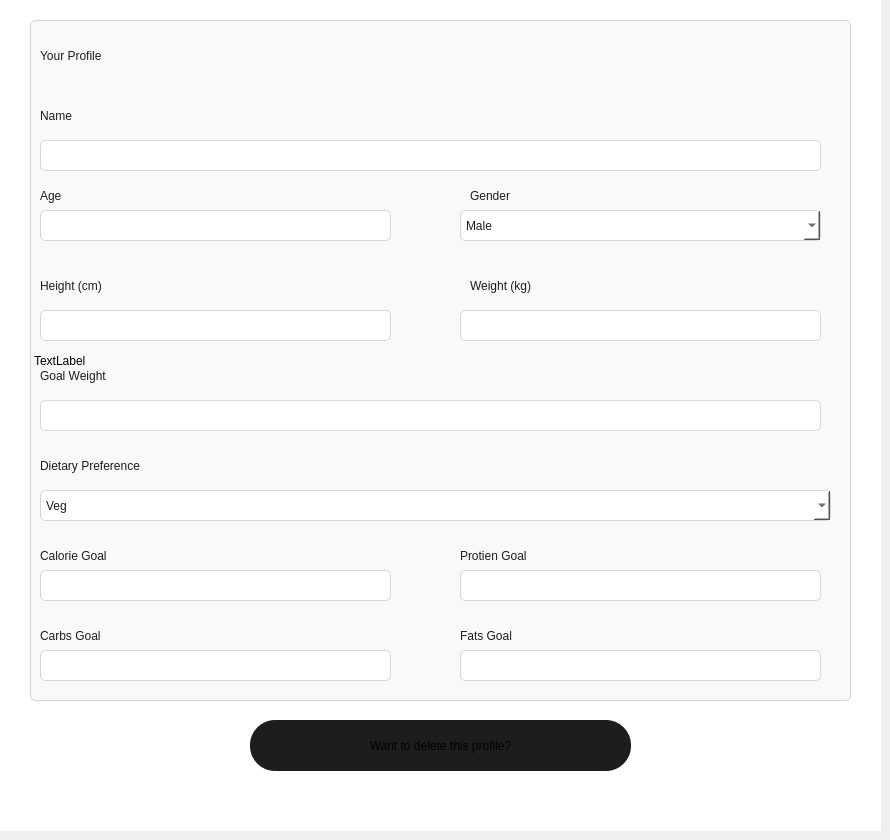
    <widget class="QWidget" name="tab_5">
     <attribute name="title">
      <string>Page</string>
     </attribute>
     <widget class="QWidget" name="widget_3" native="true">
      <property name="geometry">
       <rect>
        <x>0</x>
        <y>0</y>
        <width>881</width>
        <height>831</height>
       </rect>
      </property>
      <property name="styleSheet">
       <string notr="true">QWidget{
background-color:white
}</string>
      </property>
      <widget class="QLabel" name="label_4">
       <property name="geometry">
        <rect>
         <x>30</x>
         <y>20</y>
         <width>821</width>
         <height>681</height>
        </rect>
       </property>
       <property name="styleSheet">
        <string notr="true">QLabel{
	border: 1px solid #D4D4D4;
	border-radius:5px;
	background-color: #F9F9F9
}</string>
       </property>
       <property name="text">
        <string>TextLabel</string>
       </property>
      </widget>
      <widget class="QLabel" name="heading">
       <property name="geometry">
        <rect>
         <x>40</x>
         <y>40</y>
         <width>231</width>
         <height>31</height>
        </rect>
       </property>
       <property name="styleSheet">
        <string notr="true">QLabel{
	background-color:transparent;
	font: 200 22pt &quot;Epilogue&quot;;
	color: #1D1D1D

}
</string>
       </property>
       <property name="text">
        <string>Your Profile</string>
       </property>
      </widget>
      <widget class="QLabel" name="name">
       <property name="geometry">
        <rect>
         <x>40</x>
         <y>100</y>
         <width>51</width>
         <height>31</height>
        </rect>
       </property>
       <property name="styleSheet">
        <string notr="true">QLabel{
	background-color:transparent;
	font: 200 15pt &quot;Epilogue&quot;;
	color: #1D1D1D

}
</string>
       </property>
       <property name="text">
        <string>Name</string>
       </property>
      </widget>
      <widget class="QLabel" name="age">
       <property name="geometry">
        <rect>
         <x>40</x>
         <y>180</y>
         <width>41</width>
         <height>31</height>
        </rect>
       </property>
       <property name="styleSheet">
        <string notr="true">QLabel{
	background-color:transparent;
	font: 200 15pt &quot;Epilogue&quot;;
	color: #1D1D1D

}
</string>
       </property>
       <property name="text">
        <string>Age</string>
       </property>
      </widget>
      <widget class="QLabel" name="gender">
       <property name="geometry">
        <rect>
         <x>470</x>
         <y>180</y>
         <width>61</width>
         <height>31</height>
        </rect>
       </property>
       <property name="styleSheet">
        <string notr="true">QLabel{
	background-color:transparent;
	font: 200 15pt &quot;Epilogue&quot;;
	color: #1D1D1D

}
</string>
       </property>
       <property name="text">
        <string>Gender</string>
       </property>
      </widget>
      <widget class="QComboBox" name="line_gender">
       <property name="geometry">
        <rect>
         <x>460</x>
         <y>210</y>
         <width>361</width>
         <height>31</height>
        </rect>
       </property>
       <property name="styleSheet">
        <string notr="true">QComboBox{
background-color: white;
border-radius: 5px;
border: 1px solid #D7d7d7;
color: #1D1D1D;
font: 300 10px &quot;Epilogue&quot;;
padding-left:5px
}
QComboBox QAbstractItemView {
     background-color: white;
     border: 1px solid #D7D7D7;
     selection-background-color: #eee;
     selection-color: black;
     outline: none;
     border-radius: 0px;
	color: #1D1D1D;
	height: 30px;
	padding-left:5px;
	border: 1px solid #D7D7D7; 
    outline: none;
}
QComboBox QAbstractItemView :: viewport{
	border: none;
	background-color: transparent
}</string>
       </property>
       <item>
        <property name="text">
         <string>Male</string>
        </property>
       </item>
       <item>
        <property name="text">
         <string>Female</string>
        </property>
       </item>
       <item>
        <property name="text">
         <string>Bakchodi mat kar lode</string>
        </property>
       </item>
      </widget>
      <widget class="QLabel" name="height">
       <property name="geometry">
        <rect>
         <x>40</x>
         <y>270</y>
         <width>81</width>
         <height>31</height>
        </rect>
       </property>
       <property name="styleSheet">
        <string notr="true">QLabel{
	background-color:transparent;
	font: 200 15pt &quot;Epilogue&quot;;
	color: #1D1D1D

}
</string>
       </property>
       <property name="text">
        <string>Height (cm)</string>
       </property>
      </widget>
      <widget class="QLabel" name="weight">
       <property name="geometry">
        <rect>
         <x>470</x>
         <y>270</y>
         <width>81</width>
         <height>31</height>
        </rect>
       </property>
       <property name="styleSheet">
        <string notr="true">QLabel{
	background-color:transparent;
	font: 200 15pt &quot;Epilogue&quot;;
	color: #1D1D1D

}
</string>
       </property>
       <property name="text">
        <string>Weight (kg)</string>
       </property>
      </widget>
      <widget class="QLabel" name="goal_weight">
       <property name="geometry">
        <rect>
         <x>40</x>
         <y>360</y>
         <width>91</width>
         <height>31</height>
        </rect>
       </property>
       <property name="styleSheet">
        <string notr="true">QLabel{
	background-color:transparent;
	font: 200 15pt &quot;Epilogue&quot;;
	color: #1D1D1D

}
</string>
       </property>
       <property name="text">
        <string>Goal Weight</string>
       </property>
      </widget>
      <widget class="QLabel" name="diet_pref">
       <property name="geometry">
        <rect>
         <x>40</x>
         <y>450</y>
         <width>231</width>
         <height>31</height>
        </rect>
       </property>
       <property name="styleSheet">
        <string notr="true">QLabel{
	background-color:transparent;
	font: 200 15pt &quot;Epilogue&quot;;
	color: #1D1D1D

}
</string>
       </property>
       <property name="text">
        <string>Dietary Preference</string>
       </property>
      </widget>
      <widget class="QComboBox" name="line_diet">
       <property name="geometry">
        <rect>
         <x>40</x>
         <y>490</y>
         <width>791</width>
         <height>31</height>
        </rect>
       </property>
       <property name="styleSheet">
        <string notr="true">QComboBox{
background-color: white;
border-radius: 5px;
border: 1px solid #D7D7D7;
color: #1D1D1D;
font:300 10px &quot;Epilogue&quot;;
padding-left:5px
}
QComboBox QAbstractItemView {
     background-color: white;
     border: 1px solid #D7D7D7;
	outline: none;
     selection-background-color: #eee;
     selection-color: black;
     outline: none;
     border-radius: 0px; 
	color: #1D1D1D;
	height: 35px;
	padding-left:5px

}

QComboBox::down-arrow {
    width: 12px;
    height: 12px;
}
QComboBox QAbstractItemView :: viewport{
	border: none;
	background-color: transparent
}</string>
       </property>
       <item>
        <property name="text">
         <string>Veg</string>
        </property>
       </item>
       <item>
        <property name="text">
         <string>Non-Veg</string>
        </property>
       </item>
      </widget>
      <widget class="QLabel" name="name_lbl">
       <property name="geometry">
        <rect>
         <x>40</x>
         <y>140</y>
         <width>781</width>
         <height>31</height>
        </rect>
       </property>
       <property name="styleSheet">
        <string notr="true">QLabel{
background-color: white;
border-radius: 5px;
border: 1px solid #D7D7D7;
font: 200 15px &quot;Epilogue&quot;;
color: #1D1D1D
}</string>
       </property>
       <property name="text">
        <string/>
       </property>
      </widget>
      <widget class="QLabel" name="age_lbl">
       <property name="geometry">
        <rect>
         <x>40</x>
         <y>210</y>
         <width>351</width>
         <height>31</height>
        </rect>
       </property>
       <property name="styleSheet">
        <string notr="true">QLabel{
background-color: white;
border-radius: 5px;
border: 1px solid #D7D7D7;
font: 200 15px &quot;Epilogue&quot;;
color: #1D1D1D
}</string>
       </property>
       <property name="text">
        <string/>
       </property>
      </widget>
      <widget class="QLabel" name="height_lbl">
       <property name="geometry">
        <rect>
         <x>40</x>
         <y>310</y>
         <width>351</width>
         <height>31</height>
        </rect>
       </property>
       <property name="styleSheet">
        <string notr="true">QLabel{
background-color: white;
border-radius: 5px;
border: 1px solid #D7D7D7;
font: 200 15px &quot;Epilogue&quot;;
color: #1D1D1D
}</string>
       </property>
       <property name="text">
        <string/>
       </property>
      </widget>
      <widget class="QLabel" name="weight_lbl">
       <property name="geometry">
        <rect>
         <x>460</x>
         <y>310</y>
         <width>361</width>
         <height>31</height>
        </rect>
       </property>
       <property name="styleSheet">
        <string notr="true">QLabel{
background-color: white;
border-radius: 5px;
border: 1px solid #D7D7D7;
font: 200 15px &quot;Epilogue&quot;;
color: #1D1D1D
}</string>
       </property>
       <property name="text">
        <string/>
       </property>
      </widget>
      <widget class="QLabel" name="goal_lbl">
       <property name="geometry">
        <rect>
         <x>40</x>
         <y>400</y>
         <width>781</width>
         <height>31</height>
        </rect>
       </property>
       <property name="styleSheet">
        <string notr="true">QLabel{
background-color: white;
border-radius: 5px;
border: 1px solid #D7D7D7;
font: 200 15px &quot;Epilogue&quot;;
color: #1D1D1D
}</string>
       </property>
       <property name="text">
        <string/>
       </property>
      </widget>
      <widget class="QLabel" name="diet_pref_2">
       <property name="geometry">
        <rect>
         <x>40</x>
         <y>540</y>
         <width>231</width>
         <height>31</height>
        </rect>
       </property>
       <property name="styleSheet">
        <string notr="true">QLabel{
	background-color:transparent;
	font: 200 15pt &quot;Epilogue&quot;;
	color: #1D1D1D

}
</string>
       </property>
       <property name="text">
        <string>Calorie Goal</string>
       </property>
      </widget>
      <widget class="QLabel" name="diet_pref_3">
       <property name="geometry">
        <rect>
         <x>460</x>
         <y>540</y>
         <width>231</width>
         <height>31</height>
        </rect>
       </property>
       <property name="styleSheet">
        <string notr="true">QLabel{
	background-color:transparent;
	font: 200 15pt &quot;Epilogue&quot;;
	color: #1D1D1D

}
</string>
       </property>
       <property name="text">
        <string>Protien Goal</string>
       </property>
      </widget>
      <widget class="QLabel" name="diet_pref_4">
       <property name="geometry">
        <rect>
         <x>40</x>
         <y>620</y>
         <width>231</width>
         <height>31</height>
        </rect>
       </property>
       <property name="styleSheet">
        <string notr="true">QLabel{
	background-color:transparent;
	font: 200 15pt &quot;Epilogue&quot;;
	color: #1D1D1D

}
</string>
       </property>
       <property name="text">
        <string>Carbs Goal</string>
       </property>
      </widget>
      <widget class="QLabel" name="diet_pref_5">
       <property name="geometry">
        <rect>
         <x>460</x>
         <y>620</y>
         <width>231</width>
         <height>31</height>
        </rect>
       </property>
       <property name="styleSheet">
        <string notr="true">QLabel{
	background-color:transparent;
	font: 200 15pt &quot;Epilogue&quot;;
	color: #1D1D1D

}
</string>
       </property>
       <property name="text">
        <string>Fats Goal</string>
       </property>
      </widget>
      <widget class="QLineEdit" name="insert_cal">
       <property name="geometry">
        <rect>
         <x>40</x>
         <y>570</y>
         <width>351</width>
         <height>31</height>
        </rect>
       </property>
       <property name="styleSheet">
        <string notr="true">QLineEdit{
background-color: white;
border-radius: 5px;
border: 1px solid #D7D7D7;
color: #1D1D1D
}</string>
       </property>
      </widget>
      <widget class="QLineEdit" name="insert_carbs">
       <property name="geometry">
        <rect>
         <x>40</x>
         <y>650</y>
         <width>351</width>
         <height>31</height>
        </rect>
       </property>
       <property name="styleSheet">
        <string notr="true">QLineEdit{
background-color: white;
border-radius: 5px;
border: 1px solid #D7D7D7;
color: #1D1D1D
}</string>
       </property>
      </widget>
      <widget class="QLineEdit" name="insert_prot">
       <property name="geometry">
        <rect>
         <x>460</x>
         <y>570</y>
         <width>361</width>
         <height>31</height>
        </rect>
       </property>
       <property name="styleSheet">
        <string notr="true">QLineEdit{
background-color: white;
border-radius: 5px;
border: 1px solid #D7D7D7;
color: #1D1D1D
}</string>
       </property>
      </widget>
      <widget class="QLineEdit" name="insert_fats">
       <property name="geometry">
        <rect>
         <x>460</x>
         <y>650</y>
         <width>361</width>
         <height>31</height>
        </rect>
       </property>
       <property name="styleSheet">
        <string notr="true">QLineEdit{
background-color: white;
border-radius: 5px;
border: 1px solid #D7D7D7;
color: #1D1D1D
}</string>
       </property>
      </widget>
      <widget class="QPushButton" name="delete_profile_btn">
       <property name="geometry">
        <rect>
         <x>250</x>
         <y>720</y>
         <width>381</width>
         <height>51</height>
        </rect>
       </property>
       <property name="styleSheet">
        <string notr="true">QPushButton{
background-color:#1d1d1d;
font:500 20px &quot;Epilogue&quot;;
border-radius:25px
}</string>
       </property>
       <property name="text">
        <string>Want to delete this profile?</string>
       </property>
      </widget>
     </widget>
    </widget>
